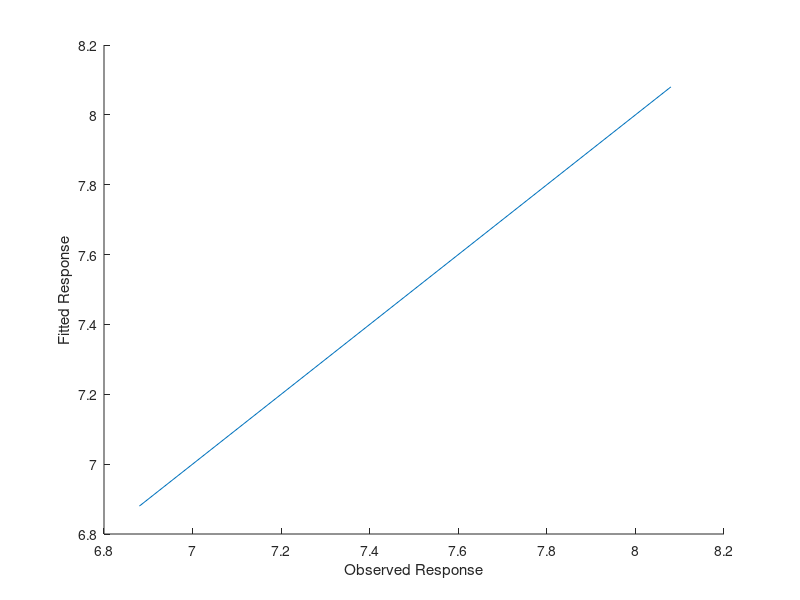

This chart was generated by the following MATLAB code: (Note: this script raises an error after producing the figure.)

clear; close all; clc


nlevels = 12;
nreps = 5;

load samples_chip1_new;
load pH2;

featurenum = size(X, 1);

X = X';
sumup = sum(X,2);
X = bsxfun(@rdivide,X,sumup);

Xtrim = X(:,200:1000);

% [B,FitInfo] = lasso(Xtrim,pH);

% look at
% http://www.mathworks.co.uk/help/stats/lasso.html#bs25w54-6
% to see input/output params.

% 
% disp('Number of non-zero coeffs for each lambda value');
% FitInfo.DF

% select say index 31 (with DF = 19)
% plot(200:1000,B(:,31))

load index;

%figure('name', 'Lasso');
%hold on;

%load lambda;
%lambda = lambda';
lambda = 0.0001:0.0001:0.01;
%lambda=[0.0001 0.0008];
lambdacnt = size(lambda,2);
tot = zeros(lambdacnt,1);
tot_MAE = zeros(lambdacnt,1);
v = zeros(lambdacnt*nreps, 1000-200+1);

fhandle = zeros(lambdacnt,1);

%for i = 1:lambdacnt
%    fhandle(i) = figure;
%    xlabel('Observed Response');
%    ylabel('Fitted Response');  
%    lx = [min(pH) max(pH)];
%    ly = lx;
%    plot(lx, ly);
%end

figure;
hold on;
xlabel('Observed Response');
ylabel('Fitted Response');  
lx = [min(pH) max(pH)];
ly = lx;
plot(lx, ly);

for i = 1:nreps
        test = (indices == i); train = ~test;
        Xtrain = Xtrim(train,:);
        pHtrain = pH(train);
        Xtest = Xtrim(test,:);
        pHtest = pH(test);

        B = lasso(Xtrain,pHtrain - mean(pHtrain),'Lambda',lambda);
   
        for k = 1:lambdacnt
            betaLasso = B(:,k);
            v((k-1)*nreps+i,:) = betaLasso;
        
            betaLasso = [mean(pHtrain) - mean(Xtrain) * betaLasso; betaLasso];
            yfitLasso = [ones(size(Xtest,1),1) Xtest] * betaLasso;
            if (k == 13)
                plot(pHtest,yfitLasso,'bo');
            end
            

            SMSE = (sum((yfitLasso - pHtest) .^ 2) / sum((pHtest - mean(pHtest)) .^ 2));
            MAE = sum(abs(yfitLasso - pHtest)) / nlevels;
            tot(k) = tot(k) + SMSE;
            tot_MAE(k) = tot_MAE(k) + MAE;
        end
end

for k=1:lambdacnt
    fprintf('The average of SMSE with lambda = %f is %f\n', lambda(k), tot(k) / nreps);
end



%figure;
%hold on;
%plot(wav(200:1000), mean(v));
%plot(wav(1:199), zeros(1,199));
%plot(wav(1001:1044), zeros(1,44));
%xlabel('Raman Shift (cm^{-1})');
%axis([-100 3000 -0.004 0.002])
%hold off;
